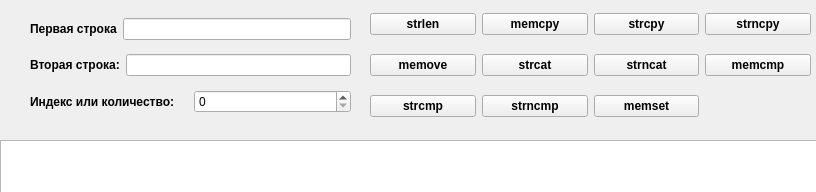
<?xml version="1.0" encoding="UTF-8"?>
<ui version="4.0">
 <class>MainWindow</class>
 <widget class="QMainWindow" name="MainWindow">
  <property name="geometry">
   <rect>
    <x>0</x>
    <y>0</y>
    <width>816</width>
    <height>192</height>
   </rect>
  </property>
  <property name="windowTitle">
   <string>MainWindow</string>
  </property>
  <widget class="QWidget" name="centralwidget">
   <widget class="QWidget" name="gridLayoutWidget">
    <property name="geometry">
     <rect>
      <x>370</x>
      <y>0</y>
      <width>441</width>
      <height>131</height>
     </rect>
    </property>
    <layout class="QGridLayout" name="gridLayout">
     <item row="0" column="1">
      <widget class="QPushButton" name="pushButton_2">
       <property name="font">
        <font>
         <pointsize>9</pointsize>
         <bold>true</bold>
        </font>
       </property>
       <property name="cursor">
        <cursorShape>PointingHandCursor</cursorShape>
       </property>
       <property name="styleSheet">
        <string notr="true"/>
       </property>
       <property name="text">
        <string>memcpy</string>
       </property>
      </widget>
     </item>
     <item row="0" column="0">
      <widget class="QPushButton" name="pushButton">
       <property name="font">
        <font>
         <pointsize>9</pointsize>
         <bold>true</bold>
        </font>
       </property>
       <property name="cursor">
        <cursorShape>PointingHandCursor</cursorShape>
       </property>
       <property name="styleSheet">
        <string notr="true"/>
       </property>
       <property name="text">
        <string>strlen</string>
       </property>
      </widget>
     </item>
     <item row="0" column="2">
      <widget class="QPushButton" name="pushButton_3">
       <property name="font">
        <font>
         <pointsize>9</pointsize>
         <bold>true</bold>
        </font>
       </property>
       <property name="cursor">
        <cursorShape>PointingHandCursor</cursorShape>
       </property>
       <property name="styleSheet">
        <string notr="true"/>
       </property>
       <property name="text">
        <string>strcpy</string>
       </property>
      </widget>
     </item>
     <item row="1" column="0">
      <widget class="QPushButton" name="pushButton_5">
       <property name="font">
        <font>
         <pointsize>9</pointsize>
         <bold>true</bold>
        </font>
       </property>
       <property name="cursor">
        <cursorShape>PointingHandCursor</cursorShape>
       </property>
       <property name="styleSheet">
        <string notr="true"/>
       </property>
       <property name="text">
        <string>memove</string>
       </property>
      </widget>
     </item>
     <item row="0" column="3">
      <widget class="QPushButton" name="pushButton_4">
       <property name="font">
        <font>
         <pointsize>9</pointsize>
         <bold>true</bold>
        </font>
       </property>
       <property name="cursor">
        <cursorShape>PointingHandCursor</cursorShape>
       </property>
       <property name="styleSheet">
        <string notr="true"/>
       </property>
       <property name="text">
        <string>strncpy</string>
       </property>
      </widget>
     </item>
     <item row="1" column="1">
      <widget class="QPushButton" name="pushButton_6">
       <property name="font">
        <font>
         <pointsize>9</pointsize>
         <bold>true</bold>
        </font>
       </property>
       <property name="cursor">
        <cursorShape>PointingHandCursor</cursorShape>
       </property>
       <property name="styleSheet">
        <string notr="true"/>
       </property>
       <property name="text">
        <string>strcat</string>
       </property>
      </widget>
     </item>
     <item row="1" column="2">
      <widget class="QPushButton" name="pushButton_7">
       <property name="font">
        <font>
         <pointsize>9</pointsize>
         <bold>true</bold>
        </font>
       </property>
       <property name="cursor">
        <cursorShape>PointingHandCursor</cursorShape>
       </property>
       <property name="styleSheet">
        <string notr="true"/>
       </property>
       <property name="text">
        <string>strncat</string>
       </property>
      </widget>
     </item>
     <item row="1" column="3">
      <widget class="QPushButton" name="pushButton_8">
       <property name="font">
        <font>
         <pointsize>9</pointsize>
         <bold>true</bold>
        </font>
       </property>
       <property name="cursor">
        <cursorShape>PointingHandCursor</cursorShape>
       </property>
       <property name="styleSheet">
        <string notr="true"/>
       </property>
       <property name="text">
        <string>memcmp</string>
       </property>
      </widget>
     </item>
     <item row="2" column="0">
      <widget class="QPushButton" name="pushButton_9">
       <property name="font">
        <font>
         <pointsize>9</pointsize>
         <bold>true</bold>
        </font>
       </property>
       <property name="cursor">
        <cursorShape>PointingHandCursor</cursorShape>
       </property>
       <property name="styleSheet">
        <string notr="true"/>
       </property>
       <property name="text">
        <string>strcmp</string>
       </property>
      </widget>
     </item>
     <item row="2" column="1">
      <widget class="QPushButton" name="pushButton_10">
       <property name="font">
        <font>
         <pointsize>9</pointsize>
         <bold>true</bold>
        </font>
       </property>
       <property name="cursor">
        <cursorShape>PointingHandCursor</cursorShape>
       </property>
       <property name="styleSheet">
        <string notr="true"/>
       </property>
       <property name="text">
        <string>strncmp</string>
       </property>
      </widget>
     </item>
     <item row="2" column="2">
      <widget class="QPushButton" name="pushButton_11">
       <property name="font">
        <font>
         <pointsize>9</pointsize>
         <bold>true</bold>
        </font>
       </property>
       <property name="cursor">
        <cursorShape>PointingHandCursor</cursorShape>
       </property>
       <property name="styleSheet">
        <string notr="true"/>
       </property>
       <property name="text">
        <string>memset</string>
       </property>
      </widget>
     </item>
    </layout>
   </widget>
   <widget class="QTextBrowser" name="textBrowser">
    <property name="geometry">
     <rect>
      <x>0</x>
      <y>140</y>
      <width>821</width>
      <height>161</height>
     </rect>
    </property>
    <property name="font">
     <font>
      <pointsize>11</pointsize>
      <bold>true</bold>
     </font>
    </property>
   </widget>
   <widget class="QWidget" name="layoutWidget">
    <property name="geometry">
     <rect>
      <x>30</x>
      <y>10</y>
      <width>321</width>
      <height>111</height>
     </rect>
    </property>
    <layout class="QVBoxLayout" name="verticalLayout">
     <item>
      <layout class="QHBoxLayout" name="horizontalLayout_2">
       <item>
        <widget class="QLabel" name="label">
         <property name="font">
          <font>
           <pointsize>9</pointsize>
           <bold>true</bold>
          </font>
         </property>
         <property name="whatsThis">
          <string>&lt;html&gt;&lt;head/&gt;&lt;body&gt;&lt;p&gt;&lt;span style=&quot; font-weight:400;&quot;&gt;Первая строка&lt;/span&gt;&lt;/p&gt;&lt;/body&gt;&lt;/html&gt;</string>
         </property>
         <property name="text">
          <string>Первая строка</string>
         </property>
        </widget>
       </item>
       <item>
        <widget class="QLineEdit" name="lineEdit"/>
       </item>
      </layout>
     </item>
     <item>
      <layout class="QHBoxLayout" name="horizontalLayout">
       <item>
        <widget class="QLabel" name="label_2">
         <property name="font">
          <font>
           <pointsize>9</pointsize>
           <bold>true</bold>
          </font>
         </property>
         <property name="text">
          <string>Вторая строка:</string>
         </property>
        </widget>
       </item>
       <item>
        <widget class="QLineEdit" name="lineEdit_2"/>
       </item>
      </layout>
     </item>
     <item>
      <layout class="QHBoxLayout" name="horizontalLayout_3">
       <item>
        <widget class="QLabel" name="label_3">
         <property name="font">
          <font>
           <pointsize>9</pointsize>
           <bold>true</bold>
          </font>
         </property>
         <property name="text">
          <string>Индекс или количество:</string>
         </property>
        </widget>
       </item>
       <item>
        <widget class="QSpinBox" name="spinBox"/>
       </item>
      </layout>
     </item>
    </layout>
   </widget>
  </widget>
  <widget class="QMenuBar" name="menubar">
   <property name="geometry">
    <rect>
     <x>0</x>
     <y>0</y>
     <width>816</width>
     <height>26</height>
    </rect>
   </property>
  </widget>
 </widget>
 <resources/>
 <connections/>
</ui>
